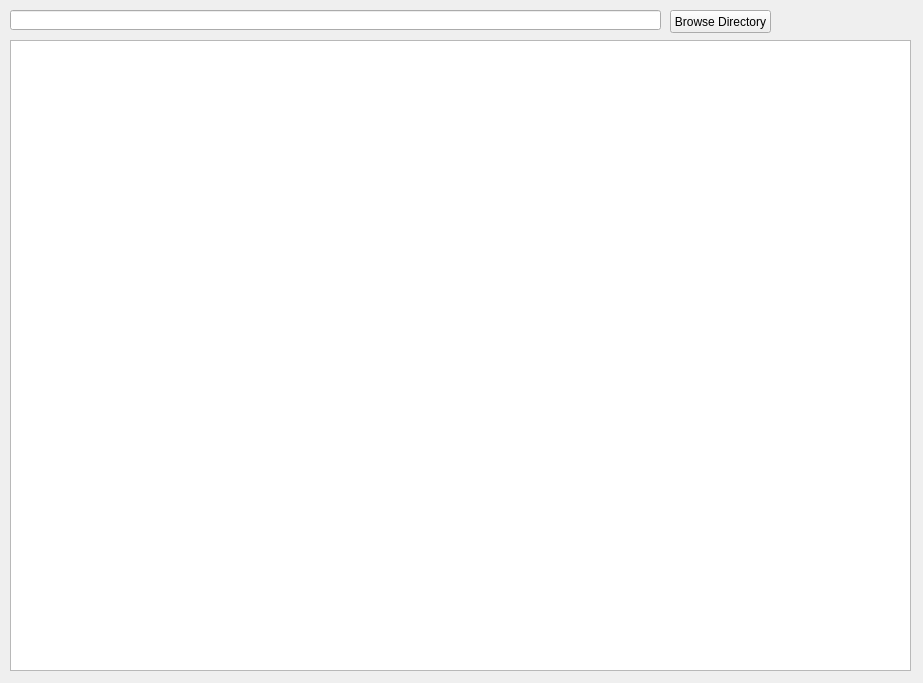
<?xml version="1.0" encoding="UTF-8"?>
<ui version="4.0">
 <class>Widget</class>
 <widget class="QWidget" name="Widget">
  <property name="geometry">
   <rect>
    <x>0</x>
    <y>0</y>
    <width>923</width>
    <height>683</height>
   </rect>
  </property>
  <property name="windowTitle">
   <string>Widget</string>
  </property>
  <widget class="QTextEdit" name="textEdit">
   <property name="geometry">
    <rect>
     <x>10</x>
     <y>40</y>
     <width>901</width>
     <height>631</height>
    </rect>
   </property>
  </widget>
  <widget class="QPushButton" name="browseArchiveDir">
   <property name="geometry">
    <rect>
     <x>670</x>
     <y>10</y>
     <width>101</width>
     <height>23</height>
    </rect>
   </property>
   <property name="text">
    <string>Browse Directory</string>
   </property>
  </widget>
  <widget class="QLineEdit" name="lineEdit">
   <property name="geometry">
    <rect>
     <x>10</x>
     <y>10</y>
     <width>651</width>
     <height>20</height>
    </rect>
   </property>
  </widget>
 </widget>
 <layoutdefault spacing="6" margin="11"/>
 <resources/>
 <connections/>
</ui>
